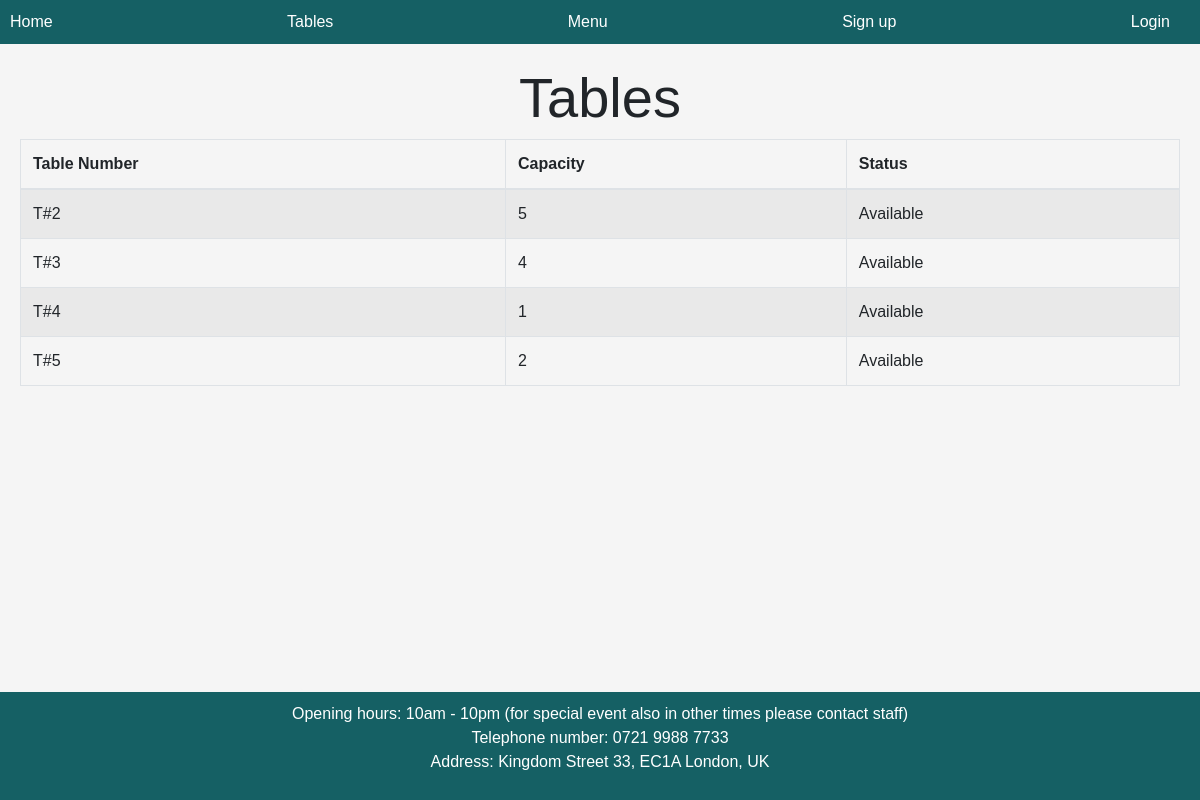
The page /tables/ on the database as committed earlier.
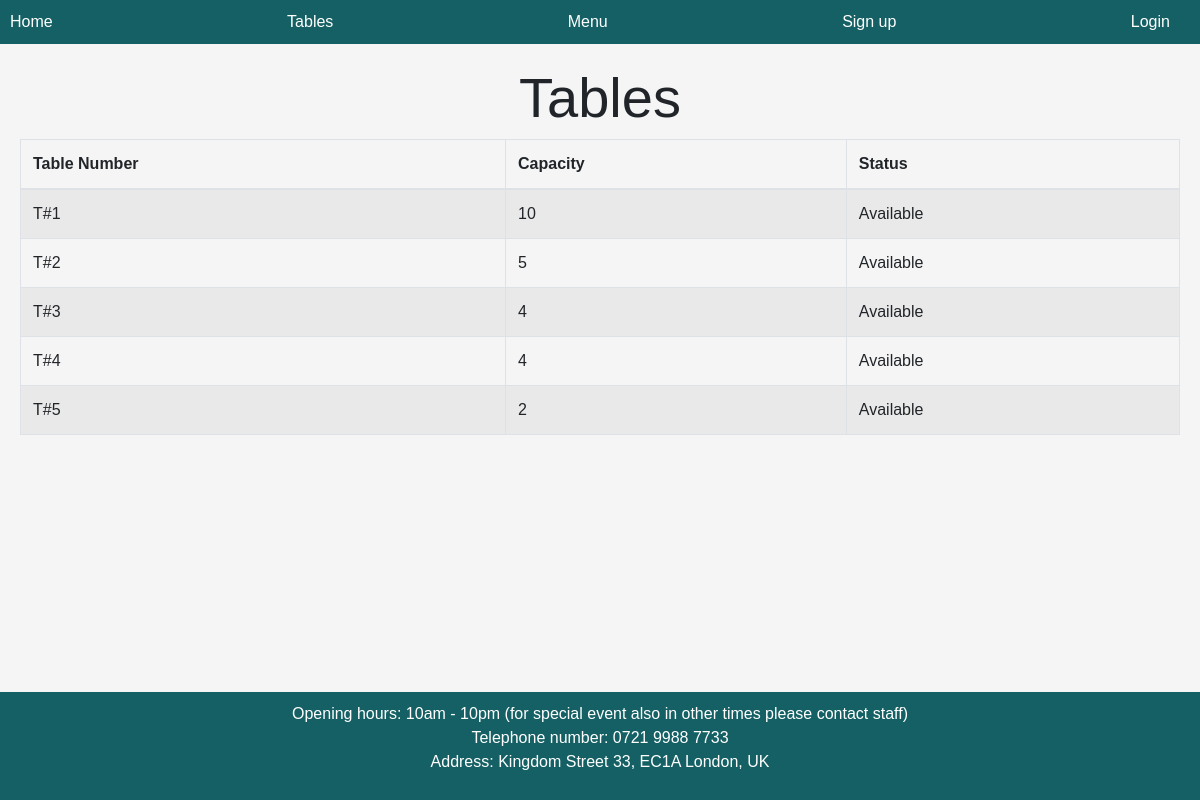
The same page on the database as committed later.
### main/models.py (models this page shows, shortened)
class Table(models.Model):
    table_number = models.IntegerField(unique=True)
    seats = models.IntegerField()
    available =  models.BooleanField(default=True)

### main/views.py (the view)
# urls.py: path('tables/', views.table_list, name='table_list'),
def table_list(request):
    tables = Table.objects.filter(available=True)
    return render(request, 'tables.html', {'tables': tables})

### templates/tables.html
{% extends 'base.html' %}
{% block content %}
    <h1 class="display-4">Tables</h1>
    <div class="table-responsive">
        <table class="table table-striped table-bordered">
            <thead>
                <tr>
                    <th>Table Number</th>
                    <th>Capacity</th>
                    <th>Status</th>
                </tr>
            </thead>
            <tbody>
                {% for table in tables %}
                    <tr>
                        <td>T#{{ table.table_number }}</td>
                        <td>{{ table.seats }}</td>
                        <td>Available</td>
                    </tr>
                {% empty %}
                    <tr>
                        <td colspan="2">No tables found.</td>
                    </tr>
                {% endfor %}
            </tbody>
        </table>
    </div>
{% endblock %}

Rows that differ between the two databases and show on the page:
now on this page (row edited): Table: table_number "1", seats "10"
changed Table (number 4 of 5 on the later page): seats "1" → "4"
